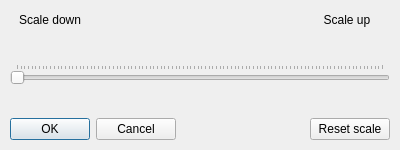
<?xml version="1.0" encoding="UTF-8"?>
<ui version="4.0">
 <class>DesktopScalingDialog</class>
 <widget class="QDialog" name="DesktopScalingDialog">
  <property name="geometry">
   <rect>
    <x>0</x>
    <y>0</y>
    <width>400</width>
    <height>150</height>
   </rect>
  </property>
  <property name="windowTitle">
   <string>Desktop Scaling Dialog</string>
  </property>
  <widget class="QWidget" name="layoutWidget">
   <property name="geometry">
    <rect>
     <x>10</x>
     <y>10</y>
     <width>380</width>
     <height>130</height>
    </rect>
   </property>
   <layout class="QGridLayout" name="gridLayout">
    <item row="0" column="0">
     <widget class="QLabel" name="label_scaling_down">
      <property name="text">
       <string>Scale down</string>
      </property>
      <property name="alignment">
       <set>Qt::AlignCenter</set>
      </property>
     </widget>
    </item>
    <item row="0" column="1" colspan="2">
     <spacer name="horizontalSpacer_2">
      <property name="orientation">
       <enum>Qt::Horizontal</enum>
      </property>
      <property name="sizeHint" stdset="0">
       <size>
        <width>128</width>
        <height>20</height>
       </size>
      </property>
     </spacer>
    </item>
    <item row="0" column="3" colspan="2">
     <widget class="QLabel" name="label_scaling_up">
      <property name="text">
       <string>Scale up</string>
      </property>
      <property name="alignment">
       <set>Qt::AlignCenter</set>
      </property>
     </widget>
    </item>
    <item row="1" column="0" colspan="5">
     <spacer name="verticalSpacer">
      <property name="orientation">
       <enum>Qt::Vertical</enum>
      </property>
      <property name="sizeHint" stdset="0">
       <size>
        <width>268</width>
        <height>13</height>
       </size>
      </property>
     </spacer>
    </item>
    <item row="2" column="0" colspan="5">
     <widget class="QSlider" name="horizontalSlider">
      <property name="orientation">
       <enum>Qt::Horizontal</enum>
      </property>
      <property name="tickPosition">
       <enum>QSlider::TicksAbove</enum>
      </property>
      <property name="tickInterval">
       <number>1</number>
      </property>
     </widget>
    </item>
    <item row="3" column="0" colspan="5">
     <spacer name="verticalSpacer_2">
      <property name="orientation">
       <enum>Qt::Vertical</enum>
      </property>
      <property name="sizeHint" stdset="0">
       <size>
        <width>268</width>
        <height>13</height>
       </size>
      </property>
     </spacer>
    </item>
    <item row="4" column="0" colspan="2">
     <widget class="QDialogButtonBox" name="buttonBox">
      <property name="orientation">
       <enum>Qt::Horizontal</enum>
      </property>
      <property name="standardButtons">
       <set>QDialogButtonBox::Cancel|QDialogButtonBox::Ok</set>
      </property>
     </widget>
    </item>
    <item row="4" column="2">
     <spacer name="horizontalSpacer">
      <property name="orientation">
       <enum>Qt::Horizontal</enum>
      </property>
      <property name="sizeHint" stdset="0">
       <size>
        <width>27</width>
        <height>20</height>
       </size>
      </property>
     </spacer>
    </item>
    <item row="4" column="4">
     <widget class="QPushButton" name="resetButton">
      <property name="text">
       <string>Reset scale</string>
      </property>
     </widget>
    </item>
   </layout>
  </widget>
 </widget>
 <tabstops>
  <tabstop>horizontalSlider</tabstop>
  <tabstop>resetButton</tabstop>
 </tabstops>
 <resources/>
 <connections>
  <connection>
   <sender>buttonBox</sender>
   <signal>accepted()</signal>
   <receiver>DesktopScalingDialog</receiver>
   <slot>accept()</slot>
   <hints>
    <hint type="sourcelabel">
     <x>165</x>
     <y>116</y>
    </hint>
    <hint type="destinationlabel">
     <x>157</x>
     <y>149</y>
    </hint>
   </hints>
  </connection>
  <connection>
   <sender>buttonBox</sender>
   <signal>rejected()</signal>
   <receiver>DesktopScalingDialog</receiver>
   <slot>reject()</slot>
   <hints>
    <hint type="sourcelabel">
     <x>165</x>
     <y>122</y>
    </hint>
    <hint type="destinationlabel">
     <x>286</x>
     <y>149</y>
    </hint>
   </hints>
  </connection>
 </connections>
</ui>
